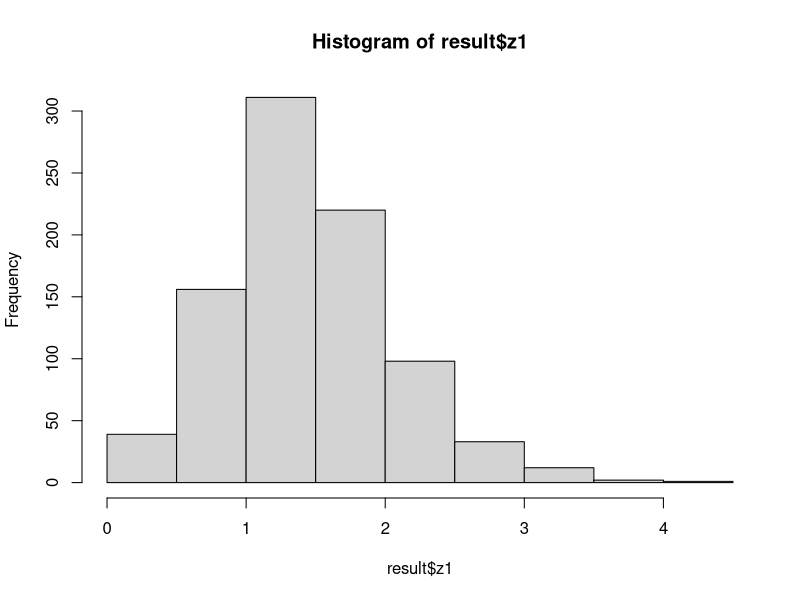
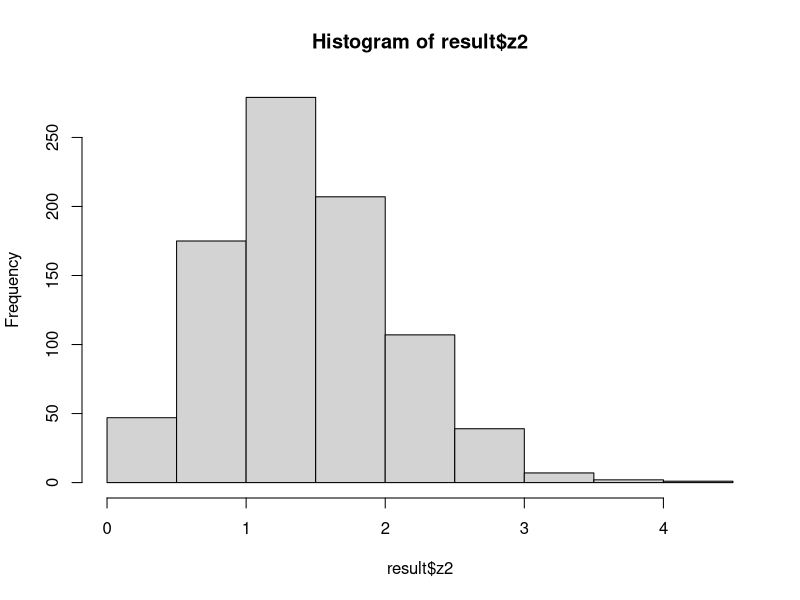

R code for these plots, in order: (Note: this script raises an error after producing the figures.)
######################
# Accept and Reject #
#####################

# predefined 1 Million iterations for every tests
n <- 1000000

# Accept reject method #

# suppose we want samples from std normal distribution where x~N(0,1)
# this will be our main f(x)
# there will be a proposed function g(x)
# majoring constant which will be always be c >= f(x) / g(x)

# uniform distribution u that will meet the requirement u < f(x) / c.g(x) to accept
f_x <- function(x) {
  return((1/sqrt(2*pi)) * x^2/2)
}

g_x <- function(x) {
  return(exp(x))
}

c <- f_x(1) / g_x(1) # maximum value


accept_reject_method <- function(f, g, n, a, b, c) {
  count <- 0
  xsample <- c()
  for(i in 1:n) {
    x <- runif(1, a, b)
    u <- runif(1)
    if(u <= f(x) / (c * g(x)))
      count = count + 1
    xsample[count] <- x
  }
  return(list(count = count, xsample = xsample))
}

accept_result <- accept_reject_method(f_x, g_x, 200, 0, 1, c)
print((accept_result$count))
print(length(accept_result$xsample))

# box muller # 

box_muller <- function(n) {
  u <- runif(n, 0, 1)
  v <- runif(n, 0, 1)
  
  z1 <- sqrt(-2*log(u)+cos(2*pi*v))
  z2 <- sqrt(-2*log(u)+sin(2*pi*v))
  return(list(z1 = z1, z2 = z2))
}

result <- box_muller(1000)


hist(result$z1)
hist(result$z2)

  #######################
  #improved box muller # 
  #######################

improved_box_muller <- function(n) {
  Z1 <- c()
  Z2 <- c()
  w <- 0
  
  while(i < n){
    u <- runif(1, -1, 1) # range between -1 to 1
    v <- runif(1, -1, 1)  # range between -1 to 1
    z <- u^2 + v^2
    if(z<1){
      w <- sqrt(-2*log(z)/z)
      i = i + 1
      Z1[i] <- u * w
      Z2[i] <- v * w
    }
    
  }
  return(list(Z1 = Z1, Z2 = Z2))
}

result <- improved_box_muller(n)

hist(result$Z1)
hist(result$Z2)
######################################
# Monte Carlo: Hit and Miss method # 
######################################
f <- function(x) {
  return(2*x - 1)
}

curve(f, 3, 5)

hit_miss <- function(f, n, a, b, c, d) {
  z <- 0
  
  for(i in 1:n){
    x <- runif(1, a, b)
    y <- runif(1, c, d)
    if(y <= f(x)) {
      z = z+1
    }
  }
  return((b-a)*(d-c)*z/n + c*(b-a))
}

hit_miss(f, n, 3, 5, 5, 9)

########################
# improved monte carlo # 
########################

n <- 1000
imrpoved_hit_miss <- function(f, n, a, b) {
  func <- c()
  for(i in 1:n) {
    y = runif(1, a, b)
    func[i] <- f(y)
  }
  return(list(density = sum(func)/n * (b-a), fun = func))
}

retult <- imrpoved_hit_miss(f, n, 3, 5)
plot(1:n, result$fun[1:n], type = 'l')

      ########################
      # Importance sampling # 
      ########################


#Using exponential function

fx <- function(x) {
  return(x^3+sqrt(x))*exp(x^2+2*x+7)
}

curve(fx)

x_sample <- rexp(n , 11)

q_pdf <- dexp(x_sample, 11)

imp_estimate <- mean(fx(x_sample)/q_pdf)
imp_estimate


u <- runif(n)
u

uniform_estimate <- mean(u)
uniform_estimate



#Using Beta to estimate the function

curve(fx)
curve(dbeta(x, 6, 1))

beta_samples <- rbeta(n, 6, 1)

q_betapdf <- dbeta(beta_samples, 6, 1)

imp_esti_beta <- mean(fx(beta_samples)/q_betapdf)
imp_esti_beta


#Using normal distribution
# proposed distribution N~(0.5, 0.1)

xsamples <- rnorm(n, mean = 0.5, sd = 0.1)
xsamples

qnorm <- dnorm(xsamples, mean = 0.5, sd = 0.1)
qnorm

sample_esti_norm <- mean(fx(xsamples)/qnorm)
sample_esti_norm


var_imp_norm <- var(fx(xsamples)/qnorm) / n
var_imp_norm

# Now,

target_density <- function(x) {
  return(dnorm(x))
}


proposal_density <- function(x) {
  return(dunif(x, min = -3, max = 3))
}


samples <- runif(n, min = -3, max = 3)


weights <- target_density(samples) / proposal_density(samples)
weights


normalized_weights <- weights / sum(weights)
normalized_weights

estimate_mean <- sum(samples * normalized_weights)
print(estimate_mean)


#estimate mean of N~(1, 0.5) from -2 to 4 
target_function <- function(x) {
  return(dnorm(x, mean = 1, sd = 0.5))
}


proposal_function <- function(x) {
  return(dunif(x, min = -2, max = 4))
}


u <- runif(n, min = -2, max = 2)

weights <- target_function(u) / proposal_function(u)

normalized_weights <- weights / sum(weights)

estimated_mean <- sum(u * normalized_weights)
print(estimated_mean)


    ########################
    # Antithetic Sampling # 
    ########################

x <- runif(100)
y <- 1 - x
a <- 0
b <- 1
u <- runif(n, a, b)


f_x <- exp(u ^ 2 )
crude_mean <- mean(f_x) * (b-a)
se_crude <- sqrt(var(f_x)/ n)


v <- runif(n/2, a, b)
f1 <- exp(v ^ 2)
f2 <- exp(1 - v ^ 2) # important: will use the function of y = 1-x

f <- (f1+f2) / 2

estimated_mean <- mean(f) * (b-a)

estimated_se <- sqrt(var(f)/ (n/2))

crude_mean
estimated_mean
se_crude
estimated_se


#ex2 


u <- runif(1000)

f_X <- u^3-7*u^2+1

crude_mean <- mean(f_x)

se_crude <- sqrt(var(f_x)/ 1000)



v <- runif(500)

f1 <- v^3-7*v^2+1
f2 <- ((1-v)^3-7*(1-v)^2+1)

f <- (f1+f2) / 2

esti_mean <- mean(f)

esti_se <- sqrt(var(f) / 500)

crude_mean
se_crude
esti_mean
esti_se

#ex3


set.seed(1986)
a <- 2
b <- 3


#crude estimation

u <- runif(n, a, b)
f_X <- (u^3-7*u^2+1) 
crude_i_hat <- mean(f_x) * (b-a)
crude_se <- sqrt(var(f_x) / n)

# antithetic estimation

v <- runif(n/2, a, b)
v1 <- a + (b-a) * v
v2 <- a + (b-a) * (1-v)

f1 <- (v1^3-7*v1^2+1)  

f2 <- ((v2)^3-7*(v2)^2+1)  

f <- (f1+f2) / 2

anti_mean <- mean(f) * (b-a)


anti_se <- sqrt(var(f) / (n/2))


crude_i_hat
crude_se

anti_mean
anti_se


        ########################
        #    Control variate   # 
        ########################

n = 100000
x <- rnorm(n, mean = 3, sd = 2)
y <- rnorm(n, mean = 2, sd = 1)

ey <- mean(y) # bujhi na

mean_x <- mean(x)
mean_y <- mean(y)

cov_xy <- cov(x, y)
var_y <- var(y)

c <- cov_xy / var_y

control_estimate <- mean(x) - c * (mean_y - ey)
control_estimate

var_x <- var(x) / n

var_control_estimate <- var(x - c*(y - ey)) / n
var_control_estimate


reduction <- (1 - (var_control_estimate/var_x)) * 100
reduction



#Using functions x ^ 2 and x 


fx <- function(x) x ^ 2
gx <- function(x) x


e_gx <- mean(g)

x <- runif(n)

f <- fx(x)
g <- gx(x)

meanf <- mean(f)
meang <- mean(g)

covfg <- cov(f,g)

varg <- var(g)
varf <- var(y) / n

c <- covfg/varg
c

var_estimate <- var(f - c * (g - e_gx)) / n


reduction <- (1 - (var_estimate/varf)) * 100
reduction

# exercise 3(c)

fx<-function(x) sqrt(1-x^2)
gx<-function(x) 1-x

u <- runif(n)

f <- fx(u)
g <- gx(u)

e_gx <- 0.5

covfg <- cov(f, g)
varg <- var(g)
varf <- var(f) / n


estimated_var <- var(f - c * (g - e_gx)) / n
estimated_var


reduction <-  (1 - (estimated_var/varf)) * 100
reduction

cor(f, g)^2 * 100


#### END OF CONTROL VARIATE ###


          ##############################
          #    Sampling Distribution   # 
          ##############################


# sampling
norm <- rnorm(10000, mean = 100, sd = 15)
size <- 100

draw <- sample(norm, 100, replace = T)
hist(draw)

mean(draw)
sd(draw)


# bootstrapping var

bootstrap_var <- replicate(1000, var(sample(rnorm(1000, 100, 15), 1000, replace = T)))
mean(bootstrap_var)
sd(bootstrap_var)
hist(bootstrap_var)

# bootstrapping mean

bootstrap_mean <- replicate(1000, mean(sample(rnorm(1000, 100, 15), 1000, replace = T)))
mean(bootstrap_mean)
sd(bootstrap_mean)
hist(bootstrap_mean)


# bootstrapping sd

bootstrap_sd <- replicate(1000, sd(sample(rnorm(1000, 100, 15), 1000, replace = T)))
mean(bootstrap_sd)
sd(bootstrap_sd)
hist(bootstrap_sd)




# sample distn using for loop


population <- rnorm(10000, 100, 15)

sample_dist_mean <- c()
sample_dist_var <- c()
sample_dist_sd <- c()
for(i in 1:10000) {
  x <- sample(population, 1000, replace = T)
  sample_dist_mean <- c(sample_dist_mean, mean(x))
  sample_dist_var <- c(sample_dist_var, var(x))
  sample_dist_sd <- c(sample_dist_sd, var(x))
}

par(mfrow = c(1, 3))

hist(sample_dist_mean)
hist(sample_dist_var)
hist(sample_dist_sd)


      
        #############################
        #    Hypothesis Testing     # 
        #############################

#Suppose the food label on a cookie bag states that there is 2 grams of saturated 
# fat in a single cookie. 
# In a sample of 35 cookies, it is found that the mean amount of saturated 
# fat per cookie is 2.2 grams with
# a standard deviation is 0.3 gram. At .05 significance level, 
# can we reject the claim on food label?

mu <- 2
n <- 35
xbar <- 2.2

std <- 0.3

alpha <- 0.05

t.test <- qt(alpha/2, df = n-1)

ifelse(t.test < 0, 'Lower Tail True', 'Lower Tail False')

pval <-  pt((xbar-mu) / sqrt(std/n), df = n-1, lower.tail = T)
pval

      #############################
      #    Proportion Test        # 
      #############################
p0 <- 0.3
np <- 163
n <- 600
p <- np / n

p.stat <- (p-p0) / sqrt((p0 * (1-p0))/n)
p.stat

alpha = 0.01
z <- qnorm(alpha)
ifelse(p.stat < z, 'Reject the null', 'May not reject the null')


# mtcars testing

total_counts <- length(mtcars$am)
print(total_counts)


p_0=0.6
p_mean <- mean(mtcars$am)
sigma <- p0 * (1-p0)
total_counts

z <- qnorm(0.03)
z


# left tail
p <- pnorm(stat, lower.tail = T)


stat <- (p_mean - p0) / sqrt(sigma / total_counts)
stat
ifelse(p < z, 'Reject the null', 'May not reject the null')
